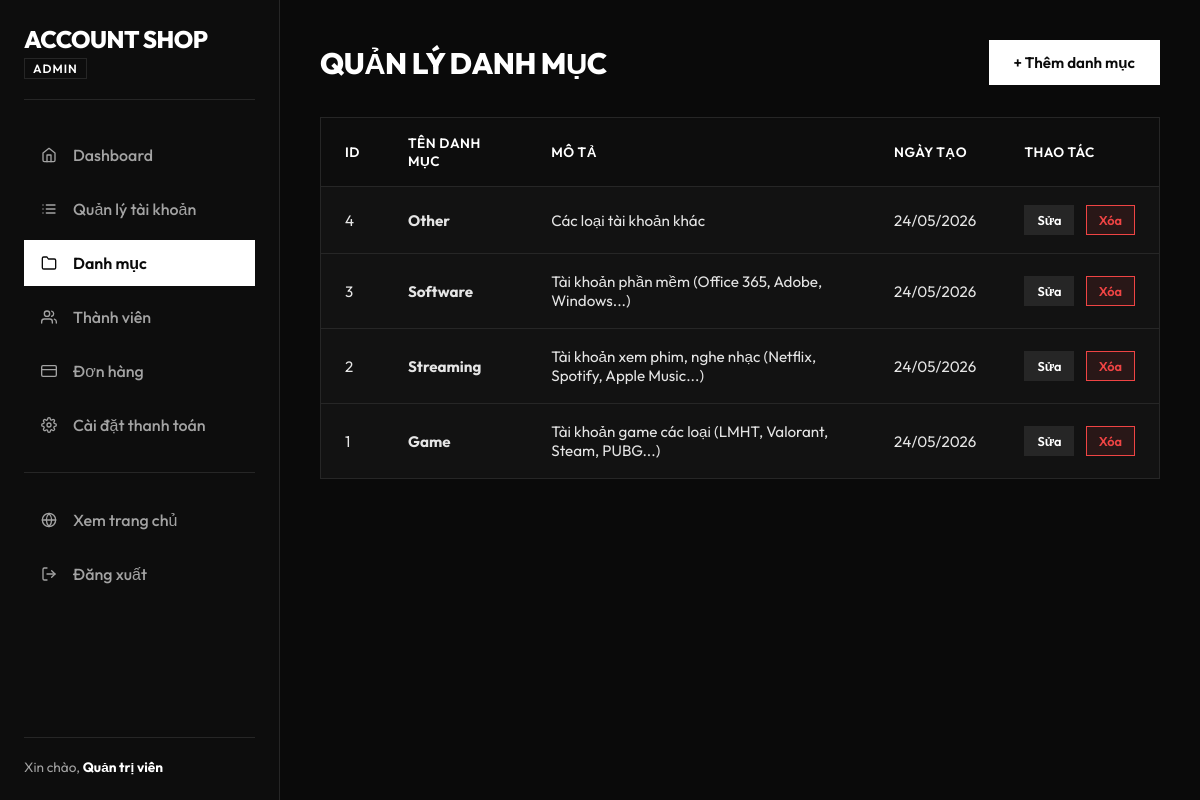
Page /admin/crud/categories/list.php (signed in) on the committed database.
### tables this page shows
CREATE TABLE categories (
  id INT AUTO_INCREMENT PRIMARY KEY,
  name VARCHAR(100) NOT NULL,
  description TEXT,
  created_at DATETIME DEFAULT CURRENT_TIMESTAMP
);

### admin/crud/categories/categories.php (called while the page is built, shortened)
<?php
function getAllCategories($pdo) {
    return $pdo->query("SELECT * FROM categories ORDER BY id DESC")->fetchAll();
}
?>

### admin/crud/categories/list.php (the view, shortened to what this page needs)
<?php
require_once __DIR__ . '/categories.php';
$categories = getAllCategories($pdo);
?>
<!DOCTYPE html>
<html lang="vi">
<head>
    <link rel="stylesheet" href="../../../assets/admin/css/admin.css">
</head>
<body>
<div class="admin-layout">
    <?php include __DIR__ . '/../../sidebar.php'; ?>
    <main class="main-content">
        <header class="topbar">
            <h1>Quản lý danh mục</h1>
            <a href="add.php" class="btn btn-primary">+ Thêm danh mục</a>
        </header>
        <div class="content-body">
            <div class="table-card">
                <table class="data-table">
                    <thead>
                        <tr>
                            <th>ID</th>
                            <th>Tên danh mục</th>
                            <th>Mô tả</th>
                            <th>Ngày tạo</th>
                            <th>Thao tác</th>
                        </tr>
                    </thead>
                    <tbody>
                    <?php foreach ($categories as $cat): ?>
                        <tr>
                            <td><?= $cat['id'] ?></td>
                            <td><strong><?= htmlspecialchars($cat['name']) ?></strong></td>
                            <td><?= htmlspecialchars($cat['description'] ?? '') ?></td>
                            <td><?= date('d/m/Y', strtotime($cat['created_at'])) ?></td>
                            <td class="actions">
                                <a href="update.php?id=<?= $cat['id'] ?>" class="btn btn-small btn-edit">Sửa</a>
                                <a href="delete.php?id=<?= $cat['id'] ?>" class="btn btn-small btn-delete" onclick="return confirm('Bạn chắc chắn muốn xóa danh mục này? Các tài khoản thuộc danh mục này sẽ chuyển về trạng thái Chưa phân loại.')">Xóa</a>
                            </td>
                        </tr>
                    <?php endforeach; ?>
                    </tbody>
                </table>
            </div>
        </div>
    </main>
</div>
</body>
</html>

### assets/admin/css/admin.css (style rules this page uses)
:root { color-scheme: dark; --primary: #ffffff; --primary-hover: #e5e5e5; --primary-light: #262626; --secondary: #737373; --secondary-hover: #525252; --background: #0a0a0a; --sidebar-bg: #0d0d0d; --sidebar-text: #a3a3a3; --sidebar-text-hover: #ffffff; --card-bg: #121212; --text-main: #ffffff; --text-muted: #737373; --border-color: #262626; --success: #10b981; --success-light: rgba(16, 185, 129, 0.1); --danger: #ef4444; --danger-light: rgba(239, 68, 68, 0.1); --warning: #f59e0b; --transition: all 0.2s cubic-bezier(0.16, 1, 0.3, 1); }
* { box-sizing: border-box; margin: 0; padding: 0; border-radius: 0 !important; }
body { font-family: 'Outfit', sans-serif; background-color: var(--background); color: var(--text-main); display: flex; min-height: 100vh; flex-direction: column; }
.admin-layout { display: flex; flex: 1; width: 100%; }
.main-content { flex: 1; padding: 40px; display: flex; flex-direction: column; overflow-y: auto; max-width: calc(100% - 280px); }
.topbar { display: flex; justify-content: space-between; align-items: center; margin-bottom: 32px; }
.topbar h1 { font-size: 1.85rem; font-weight: 800; color: var(--text-white); letter-spacing: -0.5px; text-transform: uppercase; }
.content-body { display: flex; flex-direction: column; gap: 32px; }
.table-card { background-color: var(--card-bg); border: 1px solid var(--border-color); overflow: hidden; }
.data-table { width: 100%; border-collapse: collapse; text-align: left; }
.data-table th { background-color: #0d0d0d; padding: 16px 24px; font-size: 0.85rem; font-weight: 600; text-transform: uppercase; letter-spacing: 0.5px; color: var(--text-gray); border-bottom: 1px solid var(--border-color); }
.data-table td { padding: 18px 24px; border-bottom: 1px solid var(--border-color); font-size: 0.95rem; color: #e5e5e5; vertical-align: middle; }
.data-table tbody tr:last-child td { border-bottom: none; }
.actions { white-space: nowrap; }
.actions .btn { margin-right: 8px; }
.actions .btn:last-child { margin-right: 0; }
.btn { display: inline-flex; align-items: center; justify-content: center; gap: 8px; padding: 12px 24px; font-weight: 600; font-size: 0.95rem; text-decoration: none; cursor: pointer; border: 1px solid transparent; transition: var(--transition); }
.btn-primary { background-color: #ffffff; color: #0a0a0a; border-color: #ffffff; }
.btn-small { padding: 6px 12px; font-size: 0.8rem; }
.btn-edit { background-color: var(--primary-light); color: #ffffff; border-color: var(--border-color); }
.btn-delete { background-color: var(--danger-light); color: var(--danger); border-color: var(--danger); }

### rows in the picture
categories: id "4", name "Other", description "Các loại tài khoản khác", created_at "24/05/2026"
categories: id "3", name "Software", description "Tài khoản phần mềm (Office 365, Adobe, Windows...)", created_at "24/05/2026"
categories: id "2", name "Streaming", description "Tài khoản xem phim, nghe nhạc (Netflix, Spotify, Apple Music...)", created_at "24/05/2026"
categories: id "1", name "Game", description "Tài khoản game các loại (LMHT, Valorant, Steam, PUBG...)", created_at "24/05/2026"

### other values in the picture
$_SESSION['admin_fullname'] "Quản trị viên"
